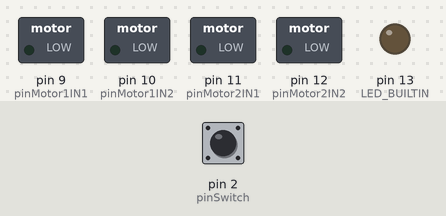
Recording of a sketch running on a simulated Arduino Uno, built with avr-gcc and run on an emulated ATmega328P. Shown: switched loads named in the sketch (green lamp = pin HIGH), output pins drawn as LEDs (lit = HIGH). Inputs (shaded band) come from the test bench; at power-on: pin 2 (pinSwitch) LOW.

Above: at 1.2 s.
1.3 s: pin 2 (pinSwitch) pulled HIGH for 0.15 s
At 2.3 s:
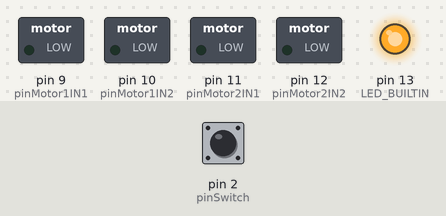
Timing chart, 0 to 4.3 s (numbered marks = the images above; inputs shaded):
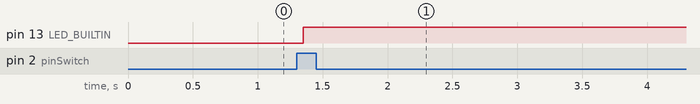

The sketch:

ClashOfRobots-ArduinoCode.ino
```cpp
/*
ENGINE POWERS
IN1 -> 0V en IN2 -> 5V: Motor 1 draait ene kant
IN1 -> 5V en IN2 -> 0V: Motor 1 draait andere kant
IN3 -> 0V en IN4 -> 5V: Motor 2 draait ene kant
IN3 -> 5V en IN4 -> 0V: Motor 2 draait andere kant
*/

#include <SoftwareSerial.h>
SoftwareSerial bluetooth(8, 7); // RX, TX

  int pinMotor1IN1 = 9;
  int pinMotor1IN2 = 10;
  int pinMotor2IN1 = 11;
  int pinMotor2IN2 = 12;
  int pinSwitch = 2;

  bool switchVal = false;
  bool isDebouncing = false;
  unsigned long lastDebounceTime = 0;
  unsigned long debounceDelay = 50;

  bool dead = false;

void setup() {
  //Init Motor 1
  pinMode(pinMotor1IN1, OUTPUT);
  pinMode(pinMotor1IN2, OUTPUT);
  //Init Motor 2
  pinMode(pinMotor2IN1, OUTPUT);
  pinMode(pinMotor2IN2, OUTPUT);

  pinMode(pinSwitch, INPUT);
  pinMode(LED_BUILTIN, OUTPUT);

  Serial.begin(9600);
  bluetooth.begin(9600);

  digitalWrite(LED_BUILTIN, LOW);
}

void loop() {
  if(dead == false) {
    ReadBluetooth();
    ReadSwitch();
  }
}

void ReadSwitch () {
  bool curSwitchVal = digitalRead(pinSwitch);
  if(switchVal != curSwitchVal) {
    if(isDebouncing == false) {
      lastDebounceTime = millis();
      isDebouncing = true;
    }
    if((millis() - lastDebounceTime) > debounceDelay) {
             ControlSwitch();
    }
  }
  else {
    isDebouncing = false;
  }

}
void ControlSwitch () {
  switchVal = digitalRead(pinSwitch);
  if(switchVal == HIGH) {
    // Serial.println("Switch Pressed");
    if(dead == false)
      Kill();
  }
  else {
    //Serial.println("Switch Released");
  }
}

void Kill () {
  if(dead == true)
    return;
  dead = true;
  ControlMotors('s');
  WriteBluetooth('q');
  digitalWrite(LED_BUILTIN, HIGH);
}

void ReadBluetooth () {
  char input;
  if (bluetooth.available() > 0) {
    input = bluetooth.read();
    Serial.println("Got input: "+input);
    ControlMotors(input);
  }
}

void WriteBluetooth (char command) {
  bluetooth.write(command);
}

void ControlMotors (char command) {
     char commandChar = command;
     switch(command) {
      case 'f':
          MotorForward();
          break;
        case 'l':
          MotorLeft();
          break;
        case 'r':
          MotorRight();
          break;
        case 'b':
          MotorBackwards();
          break;
        case 's':
          MotorStop();
     }
}

//Engine Functions
void MotorForward () {
  EngageMotor1(1);
  EngageMotor2(1);
}
void MotorStop () {
  EngageMotor1(0);
  EngageMotor2(0);
}
void MotorLeft () {
  EngageMotor1(0);
  EngageMotor2(1);
}
void MotorRight () {
  EngageMotor1(1);
  EngageMotor2(0);
}
void MotorBackwards() {
  EngageMotor1(-1);
  EngageMotor2(-1);
}
void EngageMotor1 (int dir) {
  if(dir == 1) {
    digitalWrite(pinMotor1IN1, HIGH);
    digitalWrite(pinMotor1IN2, LOW);
  }
  else if(dir == -1) {
    digitalWrite(pinMotor1IN1, LOW);
    digitalWrite(pinMotor1IN2, HIGH);
  }
  else {
    digitalWrite(pinMotor1IN1, LOW);
    digitalWrite(pinMotor1IN2, LOW);
  }
}
void EngageMotor2 (int dir) {
  if(dir == 1) {
    digitalWrite(pinMotor2IN1, HIGH);
    digitalWrite(pinMotor2IN2, LOW);
  }
  else if(dir == -1) {
    digitalWrite(pinMotor2IN1, LOW);
    digitalWrite(pinMotor2IN2, HIGH);
  }
  else {
    digitalWrite(pinMotor2IN1, LOW);
    digitalWrite(pinMotor2IN2, LOW);
  }
}
```

Measured:
- after the input at 1.3 s, pin 13 (LED_BUILTIN): LOW → HIGH after 0.05 s
